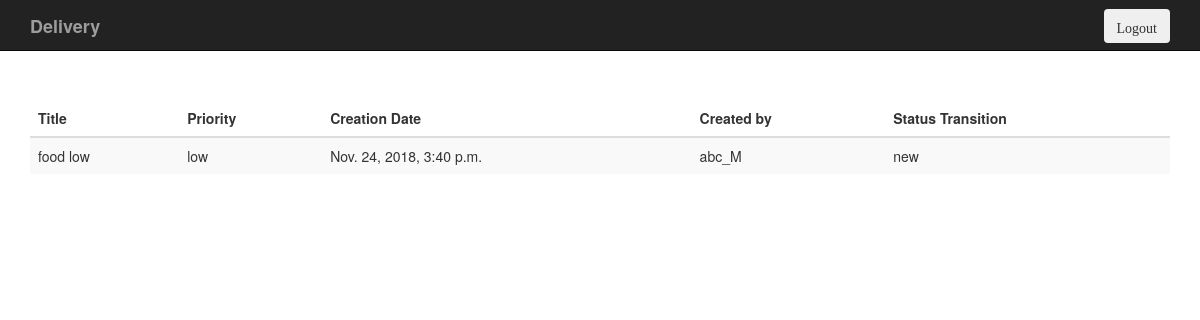
Page /11/ (signed in) on the committed database.
### delivery/models.py (models this page shows, shortened)
class DeliveryTask(models.Model):
    title = models.CharField(max_length=200)
    priority = models.CharField(default="low", max_length=6)
    creation_date = models.DateTimeField(default=datetime.now, blank=True)
    created_by = models.CharField(max_length=200)
    status = models.CharField(default="new", max_length=9)
    is_available = models.BooleanField(default=True)
    is_accepted_by = models.CharField(default=None, max_length=200, null=True)
    is_declined_by =models.CharField(default="-1",max_length=200)
    is_priority =models.IntegerField(default=1)
    transition =models.CharField(default="new", max_length=1000)

### delivery/views.py (the view)
# urls.py: url(r'^(?P<pk>[0-9]+)/$', views.task_detail, name='task_detail'),
def task_detail(request, pk):
    if not request.user.is_authenticated:
        return redirect('login_user')
    else:
        user = request.user
        task = get_object_or_404(DeliveryTask, pk=pk)
        return render(request, 'delivery/task_detail.html', {'task': task, 'user': user})

### delivery/templates/delivery/task_detail.html (shortened to what this page needs)
{% extends 'delivery/visitor.html' %}
{% block body%}
<br/>
<br/>
<br/>
<br/>
<br/>
<div class="container">
    <div class="row">
        <div class="col-md-12">
            <div class="table-responsive">
                <table id="mytable" class="table table-bordred table-striped">
                    <thead>
                    <th>Title</th>
                    <th>Priority</th>
                    <th>Creation Date</th>
                    <th>Created by</th>
                    <th>Status Transition</th>
                    </thead>
                    <tbody>
                    <tr>
                    <td>{{ task.title }}</td>
                    <td>{{ task.priority }}</td>
                    <td>{{ task.creation_date }}</td>
                    <td>{{ task.created_by }}</td>
                    <td>{{ task.transition }}</td>
                    </tr>
                    </tbody>
                </table>
            </div>
        </div>
    </div>
</div>
{% endblock %}

### rows in the picture
DeliveryTask: title "food low", priority "low", creation_date "Nov. 24, 2018, 3:40 p.m.", created_by "abc_M", transition "new"
